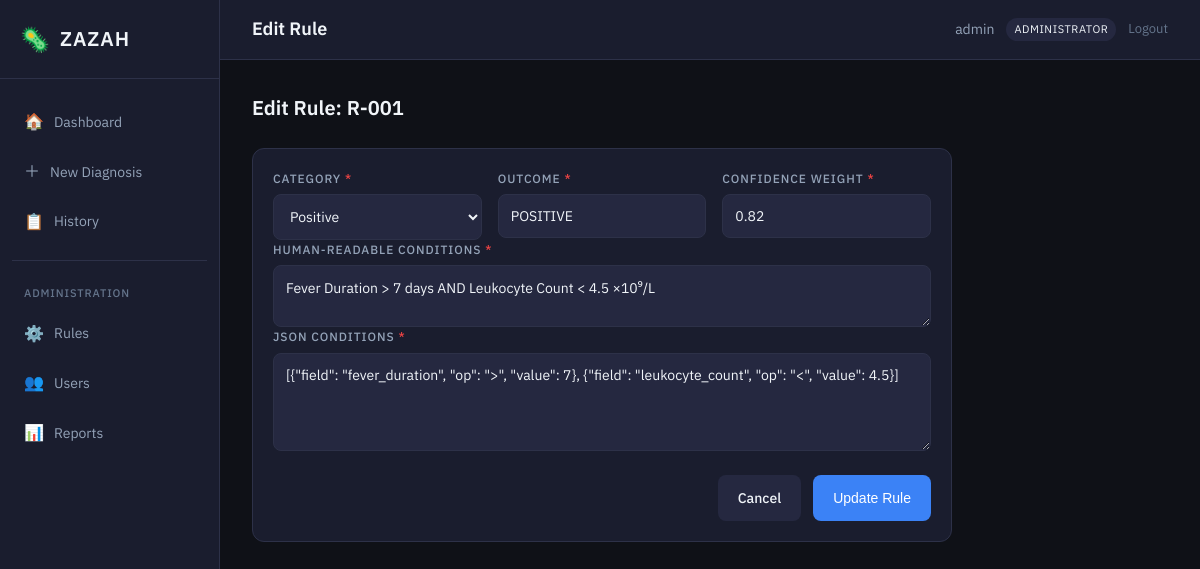
The page /admin/rules/R-001/edit (signed in) on the database its author committed.
### models/system_user.py (models this page shows, shortened)
class SystemUser(db.Model):
    __tablename__ = 'system_users'
    user_id = db.Column(db.String(50), primary_key=True)
    username = db.Column(db.String(100), unique=True, nullable=False)
    password_hash = db.Column(db.String(256), nullable=False)
    role = db.Column(db.String(20), nullable=False)
    facility_id = db.Column(db.String(50))
    created_date = db.Column(db.Date, default=datetime.utcnow)
    is_active = db.Column(db.Boolean, default=True)
    def is_administrator(self):
        return self.role == 'administrator'
    @property
    def is_authenticated(self):
        return True

### models/knowledge_rule.py (models this page shows, shortened)
class KnowledgeRule(db.Model):
    __tablename__ = 'knowledge_rules'
    rule_id = db.Column(db.String(20), primary_key=True)
    condition_text = db.Column(db.Text)
    condition_json = db.Column(db.Text)
    outcome = db.Column(db.String(30))
    confidence_wt = db.Column(db.Float)
    category = db.Column(db.String(20))
    last_updated = db.Column(db.Date, default=datetime.utcnow)
    updated_by = db.Column(db.String(50), db.ForeignKey('system_users.user_id'))
    is_active = db.Column(db.Boolean, default=True)

### routes/admin.py (the view, shortened to what this page needs)
@admin_bp.route('/rules/<rule_id>/edit', methods=['GET', 'POST'])
@login_required
@admin_required
def edit_rule(rule_id):
    rule = KnowledgeRule.query.get_or_404(rule_id)
    return render_template('admin/rules_edit.html', rule=rule)

### routes/admin.py (called while the page is built)
def admin_required(f):
    @wraps(f)
    def decorated_function(*args, **kwargs):
        if not current_user.is_authenticated or not current_user.is_administrator():
            flash('Administrator access required', 'danger')
            return redirect(url_for('diagnosis.dashboard'))
        return f(*args, **kwargs)
    return decorated_function

### templates/admin/rules_edit.html (shortened to what this page needs)
{% extends "base.html" %}
{% block page_title %}Edit Rule{% endblock %}
{% block content %}
<div class="form-page">
    <div class="page-header">
        <h2>Edit Rule: {{ rule.rule_id }}</h2>
    </div>
    <div class="card">
        <div class="card-body">
            <form method="POST" action="{{ url_for('admin.edit_rule', rule_id=rule.rule_id) }}" class="form">
                <div class="form-grid">
                    <div class="form-group">
                        <label for="category">Category <span class="required">*</span></label>
                        <select id="category" name="category" required>
                            <option value="positive" {% if rule.category == 'positive' %}selected{% endif %}>Positive</option>
                        </select>
                    </div>
                    <div class="form-group">
                        <label for="outcome">Outcome <span class="required">*</span></label>
                        <input type="text" id="outcome" name="outcome" value="{{ rule.outcome }}" required>
                    </div>
                    <div class="form-group">
                        <label for="confidence_wt">Confidence Weight <span class="required">*</span></label>
                        <input type="number" id="confidence_wt" name="confidence_wt" min="0" max="1" step="0.01" value="{{ rule.confidence_wt }}" required>
                    </div>
                </div>
                <div class="form-group">
                    <label for="condition_text">Human-Readable Conditions <span class="required">*</span></label>
                    <textarea id="condition_text" name="condition_text" rows="2" required>{{ rule.condition_text }}</textarea>
                </div>
                <div class="form-group">
                    <label for="condition_json">JSON Conditions <span class="required">*</span></label>
                    <textarea id="condition_json" name="condition_json" rows="4" required>{{ rule.condition_json }}</textarea>
                </div>
                <div class="form-actions">
                    <a href="{{ url_for('admin.rules') }}" class="btn btn-secondary">Cancel</a>
                    <button type="submit" class="btn btn-primary">Update Rule</button>
                </div>
            </form>
        </div>
    </div>
</div>
{% endblock %}

### templates/base.html (shortened to what this page needs)
<!DOCTYPE html>
<html lang="en">
<head>
    <link rel="stylesheet" href="{{ url_for('static', filename='css/style.css') }}">
</head>
<body>
    {% if current_user.is_authenticated %}
    <div class="app-layout">
        <aside class="sidebar">
            <div class="logo">
                <span class="logo-icon">🦠</span>
                <span class="logo-text">ZAZAH</span>
            </div>
            <nav class="nav-menu">
                <a href="{{ url_for('diagnosis.dashboard') }}" class="nav-item {% if request.endpoint == 'diagnosis.dashboard' %}active{% endif %}">
                    <span class="nav-icon">🏠</span>
                    <span>Dashboard</span>
                </a>
                <a href="{{ url_for('diagnosis.new_diagnosis') }}" class="nav-item {% if request.endpoint == 'diagnosis.new_diagnosis' %}active{% endif %}">
                    <span class="nav-icon">＋</span>
                    <span>New Diagnosis</span>
                </a>
                <a href="{{ url_for('history.index') }}" class="nav-item {% if request.endpoint and 'history' in request.endpoint %}active{% endif %}">
                    <span class="nav-icon">📋</span>
                    <span>History</span>
                </a>
                {% if current_user.is_administrator() %}
                <div class="nav-divider"></div>
                <span class="nav-label">Administration</span>
                <a href="{{ url_for('admin.rules') }}" class="nav-item {% if request.endpoint and 'admin.rules' in request.endpoint %}active{% endif %}">
                    <span class="nav-icon">⚙️</span>
                    <span>Rules</span>
                </a>
                <a href="{{ url_for('admin.users') }}" class="nav-item {% if request.endpoint and 'admin.users' in request.endpoint %}active{% endif %}">
                    <span class="nav-icon">👥</span>
                    <span>Users</span>
                </a>
                <a href="{{ url_for('admin.reports') }}" class="nav-item {% if request.endpoint == 'admin.reports' %}active{% endif %}">
                    <span class="nav-icon">📊</span>
                    <span>Reports</span>
                </a>
                {% endif %}
            </nav>
        </aside>
        <div class="main-wrapper">
            <header class="topbar">
                <div class="page-title">
                    {% block page_title %}Dashboard{% endblock %}
                </div>
                <div class="user-menu">
                    <span class="username">{{ current_user.username }}</span>
                    <span class="role-badge">{{ current_user.role }}</span>
                    <a href="{{ url_for('auth.logout') }}" class="logout-btn">Logout</a>
                </div>
            </header>
            <main class="main-content">
                {% block content %}{% endblock %}
            </main>
        </div>
    </div>
    {% endif %}
</body>
</html>

### static/css/style.css (style rules this page uses)
:root { --bg-primary: #0f1117; --bg-secondary: #1a1d2e; --bg-tertiary: #252840; --accent: #3b82f6; --accent-hover: #2563eb; --positive: #ef4444; --positive-bg: rgba(239,68,68,0.1); --negative: #22c55e; --negative-bg: rgba(34,197,94,0.1); --warning: #f59e0b; --text-primary: #f1f5f9; --text-secondary: #94a3b8; --text-muted: #64748b; --border: #2d3148; --border-light: #3d4166; --shadow: 0 4px 20px rgba(0,0,0,0.4); --font-body: 'IBM Plex Sans', 'Segoe UI', system-ui, sans-serif; --font-mono: 'IBM Plex Mono', 'Fira Code', monospace; --radius: 8px; --radius-lg: 12px; }
* { margin: 0; padding: 0; box-sizing: border-box; }
body { font-family: var(--font-body); font-size: 14px; line-height: 1.6; background: var(--bg-primary); color: var(--text-primary); }
.app-layout { display: flex; min-height: 100vh; }
.sidebar { width: 220px; background: var(--bg-secondary); border-right: 1px solid var(--border); padding: 20px 0; display: flex; flex-direction: column; }
.logo { padding: 0 20px 20px; display: flex; align-items: center; gap: 10px; border-bottom: 1px solid var(--border); margin-bottom: 20px; }
.logo-icon { font-size: 24px; }
.logo-text { font-size: 20px; font-weight: 600; letter-spacing: 0.05em; }
.nav-menu { display: flex; flex-direction: column; gap: 4px; padding: 0 12px; }
.nav-item { display: flex; align-items: center; gap: 10px; padding: 10px 12px; color: var(--text-secondary); text-decoration: none; border-radius: var(--radius); transition: all 0.2s; }
.nav-icon { font-size: 16px; }
.nav-divider { height: 1px; background: var(--border); margin: 12px 0; }
.nav-label { font-size: 11px; font-weight: 500; text-transform: uppercase; letter-spacing: 0.08em; color: var(--text-muted); padding: 8px 12px 4px; }
.main-wrapper { flex: 1; display: flex; flex-direction: column; }
.topbar { height: 60px; background: var(--bg-secondary); border-bottom: 1px solid var(--border); display: flex; align-items: center; justify-content: space-between; padding: 0 32px; }
.page-title { font-size: 18px; font-weight: 600; }
.user-menu { display: flex; align-items: center; gap: 12px; }
.username { color: var(--text-secondary); }
.role-badge { font-size: 11px; padding: 3px 8px; background: var(--bg-tertiary); border-radius: 12px; text-transform: uppercase; letter-spacing: 0.05em; }
.logout-btn { color: var(--text-muted); text-decoration: none; font-size: 13px; }
.main-content { flex: 1; padding: 32px; overflow-y: auto; }
.form-group { display: flex; flex-direction: column; gap: 6px; }
.form-group label { font-size: 12px; font-weight: 500; text-transform: uppercase; letter-spacing: 0.08em; color: var(--text-secondary); }
.form-group input, .form-group select, .form-group textarea { padding: 12px; background: var(--bg-tertiary); border: 1px solid var(--border); border-radius: var(--radius); color: var(--text-primary); font-family: var(--font-body); font-size: 14px; outline: none; transition: border-color 0.2s; }
.form-group input::placeholder { color: var(--text-muted); }
.btn { display: inline-flex; align-items: center; justify-content: center; padding: 12px 20px; font-size: 14px; font-weight: 500; border: none; border-radius: var(--radius); cursor: pointer; text-decoration: none; transition: all 0.2s; }
.btn-primary { background: var(--accent); color: white; }
.btn-secondary { background: var(--bg-tertiary); color: var(--text-primary); }
.card { background: var(--bg-secondary); border-radius: var(--radius-lg); border: 1px solid var(--border); margin-bottom: 24px; }
.card-body { padding: 20px; }
.form-grid { display: grid; grid-template-columns: repeat(auto-fit, minmax(200px, 1fr)); gap: 16px; }
.required { color: var(--positive); }
.page-header { display: flex; justify-content: space-between; align-items: center; margin-bottom: 24px; }
.page-header h2 { font-size: 20px; font-weight: 600; }
.form-page { max-width: 700px; }
.form-actions { display: flex; gap: 12px; justify-content: flex-end; margin-top: 24px; }

### rows shown on the page
SystemUser: username "admin", role "ADMINISTRATOR"
KnowledgeRule: rule_id "R-001", category "Positive", outcome "POSITIVE", confidence_wt "0.82", condition_text "Fever Duration > 7 days AND Leukocyte Count < 4.5 ×10⁹/L", condition_json "[{\"field\": \"fever_duration\", \"op\": \">\", \"value\": 7}, {\"field\": \"leukocyte_count\", \"op\": \"<\", \"value\": 4.5}]"
